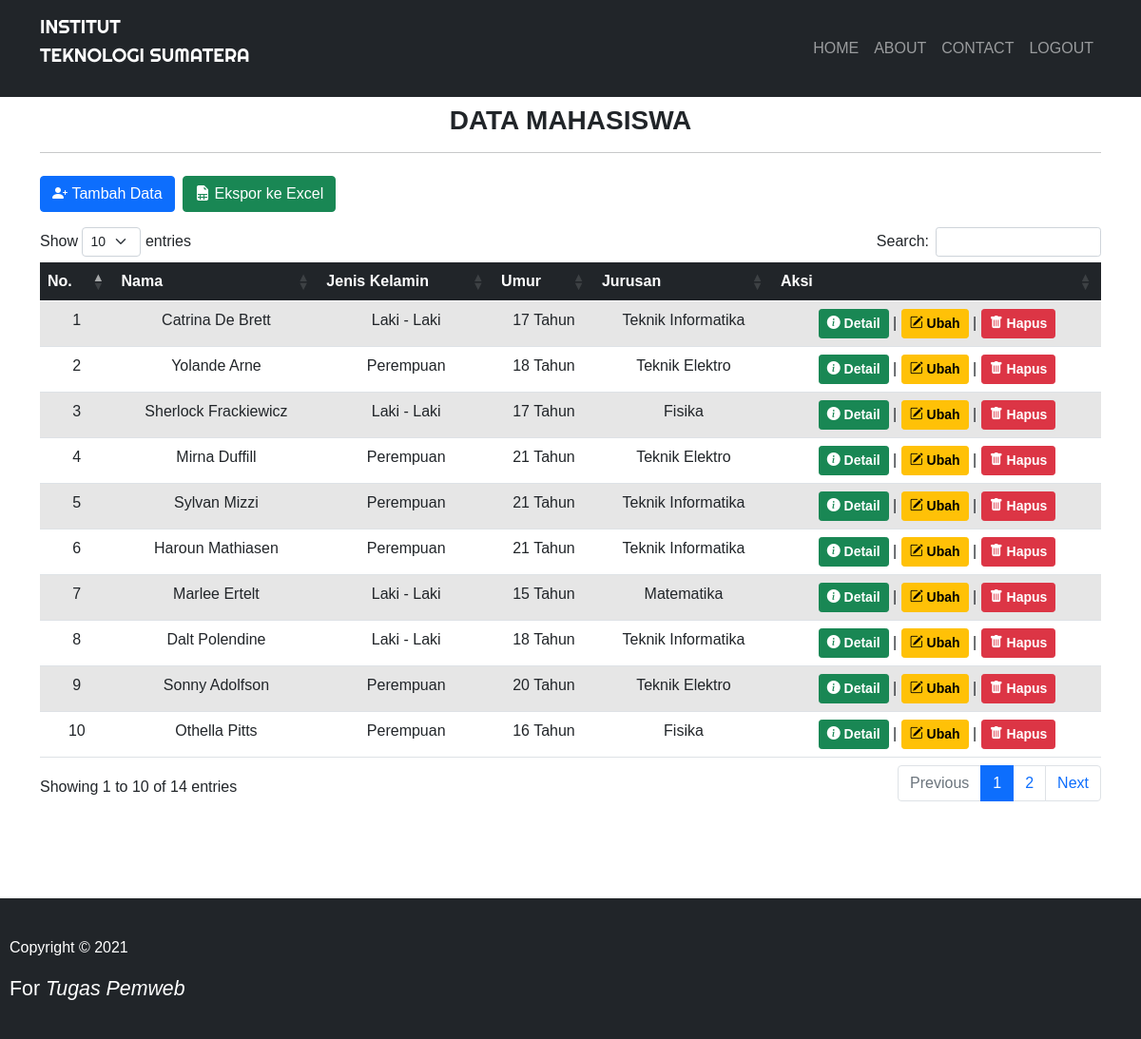
The page /index.php (signed in) on the database its author committed.
### tables this page shows
CREATE TABLE `siswa` (
  `nim` varchar(50) NOT NULL,
  `nama` varchar(255) NOT NULL,
  `tmpt_Lahir` varchar(50) NOT NULL,
  `tgl_Lahir` date NOT NULL,
  `jekel` enum('Laki - Laki','Perempuan') NOT NULL,
  `jurusan` enum('Teknik Informatika','Teknik Elektro','Matematika','Fisika') NOT NULL,
  `email` varchar(255) NOT NULL,
  `gambar` varchar(255) NOT NULL,
  `alamat` text NOT NULL
);

### function.php (called while the page is built, shortened)
<?php
$koneksi = mysqli_connect("localhost", "root", "", "phpdasar");
function query($query)
{
    global $koneksi;
    $result = mysqli_query($koneksi, $query);
    $rows = [];
    while ($row = mysqli_fetch_assoc($result)) {
        $rows[] = $row;
    }
    return $rows;
}

### index.php (the view, shortened to what this page needs)
<?php
require 'function.php';
$siswa = query("SELECT * FROM siswa ORDER BY nim DESC");
?>
<!DOCTYPE html>
<html lang="en">
<head>
    <link href="https://cdn.jsdelivr.net/npm/bootstrap@5.0.0-beta2/dist/css/bootstrap.min.css" rel="stylesheet">
    <link rel="stylesheet" href="https://cdn.jsdelivr.net/npm/bootstrap-icons@1.4.0/font/bootstrap-icons.css">
    <link rel="stylesheet" href="https://cdn.datatables.net/1.10.23/css/dataTables.bootstrap5.min.css">
    <link rel="stylesheet" href="https://cdn.jsdelivr.net/npm/bootstrap@5.0.0-beta1/dist/css/bootstrap.min.css">
    <link rel="stylesheet" href="css/style.css">
</head>
<body>
    <nav class="navbar navbar-expand-lg navbar-dark bg-dark text-uppercase">
        <div class="container">
            <a class="navbar-brand" href="index.php"> Institut <p>Teknologi Sumatera</p></a>
            <div class="collapse navbar-collapse" id="navbarNav">
                <ul class="navbar-nav ms-auto">
                    <li class="nav-item">
                        <a class="nav-link" aria-current="page" href="#">Home</a>
                    </li>
                    <li class="nav-item">
                        <a class="nav-link" href="about.php">About</a>
                    </li>
                    <li class="nav-item">
                        <a class="nav-link" href="contact.php">Contact</a>
                    </li>
                    <li class="nav-item">
                        <a class="nav-link" href="logout.php">Logout</a>
                    </li>
                </ul>
            </div>
        </div>
    </nav>
    <div class="container">
        <div class="row my-2">
            <div class="col-md">
                <h3 class="text-center fw-bold text-uppercase">Data Mahasiswa</h3>
                <hr>
            </div>
        </div>
        <div class="row my-2">
            <div class="col-md">
                <a href="addData.php" class="btn btn-primary"><i class="bi bi-person-plus-fill"></i>&nbsp;Tambah Data</a>
                <a href="export.php" target="_blank" class="btn btn-success ms-1"><i class="bi bi-file-earmark-spreadsheet-fill"></i>&nbsp;Ekspor ke Excel</a>
            </div>
        </div>
        <div class="row my-3">
            <div class="col-md">
                <table id="data" class="table table-striped table-responsive table-hover text-center" style="width:100%">
                    <thead class="table-dark">
                        <tr>
                            <th>No.</th>
                            <th>Nama</th>
                            <th>Jenis Kelamin</th>
                            <th>Umur</th>
                            <th>Jurusan</th>
                            <th>Aksi</th>
                        </tr>
                    </thead>
                    <tbody>
                        <?php $no = 1; ?>
                        <?php foreach ($siswa as $row) : ?>
                            <tr>
                                <td><?= $no++; ?></td>
                                <td><?= $row['nama']; ?></td>
                                <td><?= $row['jekel']; ?></td>
                                <?php
                                $now = time();
                                $timeTahun = strtotime($row['tgl_Lahir']);
                                $setahun = 31536000;
                                $hitung = ($now - $timeTahun) / $setahun;
                                ?>
                                <td><?= floor($hitung); ?> Tahun</td>
                                <td><?= $row['jurusan']; ?></td>
                                <td>
                                    <button class="btn btn-success btn-sm text-white detail" data-id="<?= $row['nim']; ?>" style="font-weight: 600;"><i class="bi bi-info-circle-fill"></i>&nbsp;Detail</button> |
                                    <a href="ubah.php?nim=<?= $row['nim']; ?>" class="btn btn-warning btn-sm" style="font-weight: 600;"><i class="bi bi-pencil-square"></i>&nbsp;Ubah</a> |
                                    <a href="hapus.php?nim=<?= $row['nim']; ?>" class="btn btn-danger btn-sm" style="font-weight: 600;" onclick="return confirm('Apakah anda yakin ingin menghapus data <?= $row['nama']; ?> ?');"><i class="bi bi-trash-fill"></i>&nbsp;Hapus</a>
                                </td>
                            </tr>
                        <?php endforeach; ?>
                    </tbody>
                </table>
            </div>
        </div>
    </div>
    <footer class="bg-dark text-white" style="padding-top: 40px; padding-bottom: 20px; padding-left: 10px; margin-top: 100px;">
        <p>Copyright &copy; 2021 </p>
        <p style="font-size: 16pt;">For <i style="color: #fff; ">Tugas Pemweb</i></p>
    </footer>
</body>
</html>

### css/style.css (style rules this page uses)
body { font-family: 'Gill Sans', 'Gill Sans MT', Calibri, 'Trebuchet MS', sans-serif; }
.navbar-brand { font-family: 'Righteous', cursive; }

### rows shown on the page
siswa: nama "Catrina De Brett", jekel "Laki - Laki", jurusan "Teknik Informatika"
siswa: nama "Yolande Arne", jekel "Perempuan", jurusan "Teknik Elektro"
siswa: nama "Sherlock Frackiewicz", jekel "Laki - Laki", jurusan "Fisika"
siswa: nama "Mirna Duffill", jekel "Perempuan", jurusan "Teknik Elektro"
siswa: nama "Sylvan Mizzi", jekel "Perempuan", jurusan "Teknik Informatika"
siswa: nama "Haroun Mathiasen", jekel "Perempuan", jurusan "Teknik Informatika"
siswa: nama "Marlee Ertelt", jekel "Laki - Laki", jurusan "Matematika"
siswa: nama "Dalt Polendine", jekel "Laki - Laki", jurusan "Teknik Informatika"
siswa: nama "Sonny Adolfson", jekel "Perempuan", jurusan "Teknik Elektro"
siswa: nama "Othella Pitts", jekel "Perempuan", jurusan "Fisika"
